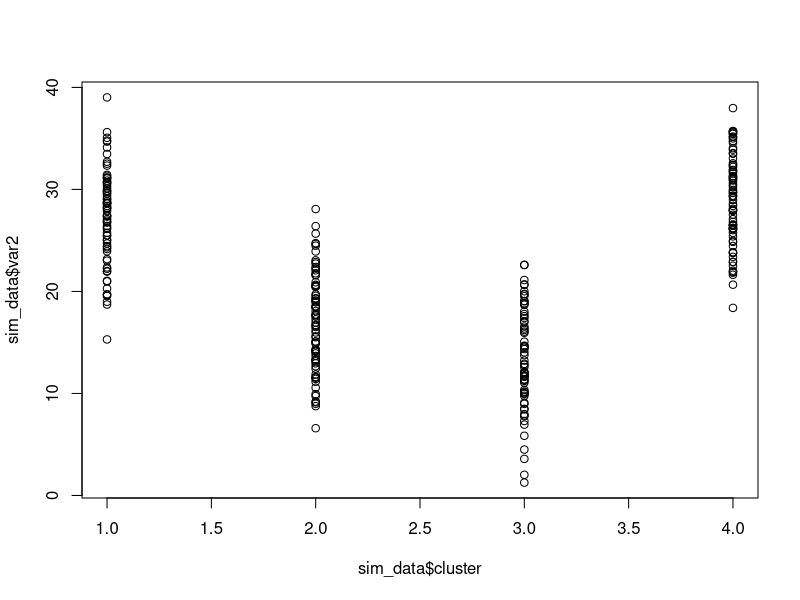
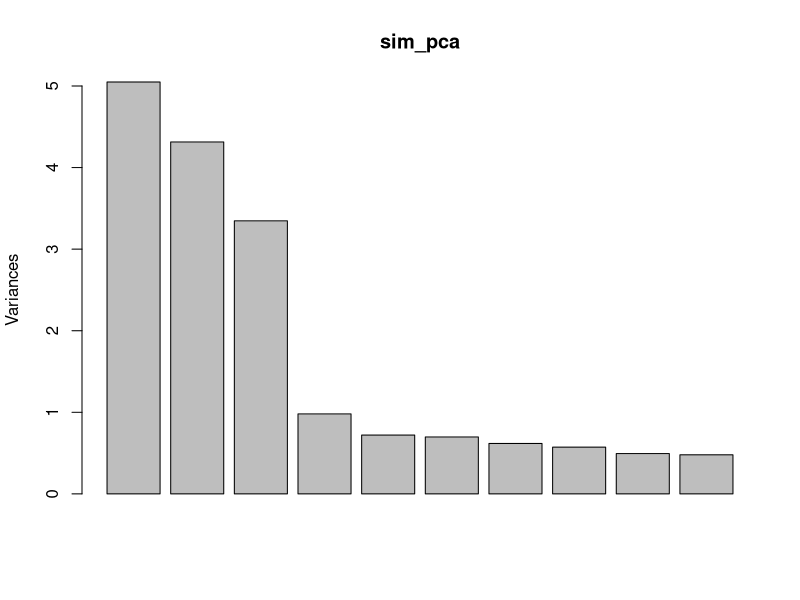
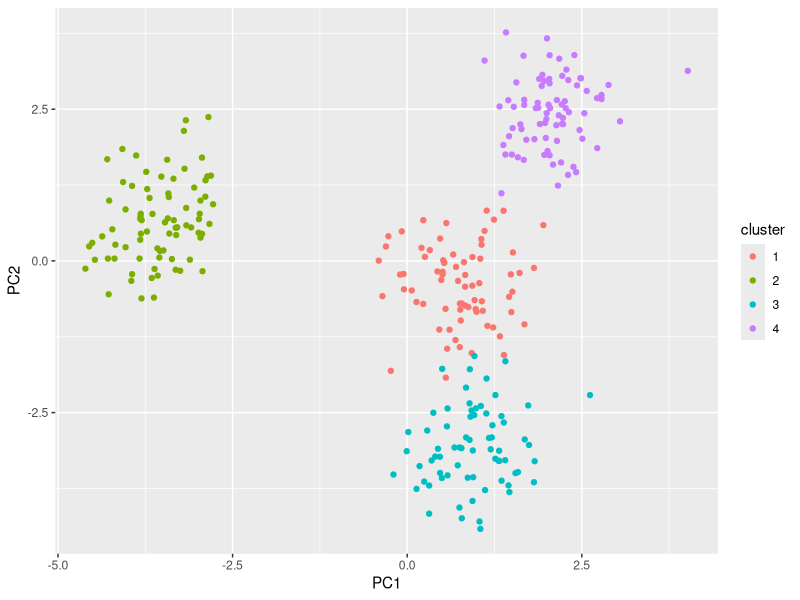

Write R code to recreate these figures, in order.
# script to simulate data
# simulates K groups with roughly equal sample sizes

library(ggplot2)

# working directory
wd = "H:/NearLab/PhenoDelimit/example"

# how many clusters to generate?
true_clust = 4
# how many samples total?
samples = 300
# how many variables to generate?
nVar = 20
# normal distribution sd range
var_sd_min = 1
var_sd_max = 10
# variable normal distribution mean min and max
var_mean_min = 5
var_mean_max = 30

# generate variable normal distribution means
temp <- list()
for(i in 1:true_clust){
  temp[[i]] <- runif(nVar, var_mean_min, var_mean_max) # choose random value from uniform distribution between var_mean_min and var_mean_max
}
var_means <- as.data.frame(do.call(rbind, temp))

# generate variable normal distribution standard deviations, use same sd for each variable
var_sds <- runif(nVar, var_sd_min, var_sd_max) # choose random value from uniform distribution between var_sd_min and var_sd_max

# generate draws from normal distribution for each sample
sim_data <- data.frame()
# for each sample
for(i in 1:samples){
  sim_clust = sample(1:true_clust, 1) # choose a random cluster
  sim_data[i,1] <- sim_clust
  for(j in 1:nVar){
    sim_data[i,j+1] <-rnorm(1, mean=var_means[sim_clust,j], sd=var_sds[j]) # generate draw from normal distribution of approporate cluster
  }
}
colnames(sim_data) <- c("cluster", paste("var", c(1:nVar), sep=""))

# quick plot of one variable
plot(sim_data$cluster, sim_data$var2)

# basic PCA of simulated data, show PC1 and PC2
sim_pca <- prcomp(sim_data[,2:(nVar+1)], center=TRUE, scale=TRUE)
screeplot(sim_pca)
plot_data <- cbind(cluster=as.factor(sim_data$cluster), as.data.frame(sim_pca$x))
p <- ggplot(data=plot_data, aes(x=PC1, y=PC2, color=cluster)) +
  geom_point()
p

# write simulated data to file
setwd(wd)
write.table(sim_data[,2:(nVar+1)], file = "sim_data.txt", quote=FALSE, row.names = FALSE)

# create a few "delimitation models" to test
# ONLY WORKS FOR true_clust=4

# merge clusters 1 + 2 (3 groups total)
m3 <- replace(sim_data$cluster, sim_data$cluster == 1, 2)
# merge clusters 1 + 2 and 3 + 4 (2 groups total)
m2 <- replace(m3, m3==4, 3)
# randomly split cluster 4 into 2 clusters (5 groups total)
m4 <- sim_data$cluster
m4[sample(which(sim_data$cluster == 4), length(which(sim_data$cluster == 4))/2)] <- 5
# randomly take samples from clusters 3 and 4 and create a new cluster (5 groups total)
m5 <- sim_data$cluster
matches <- which(sim_data$cluster == 4 | sim_data$cluster == 3)
m5[sample(matches, length(matches)/2)] <- 5
# keep 4 clusters but randomize cluster assignment (4 groups total)
m6 = sample(sim_data$cluster)

# combine all models and write to file
models <- as.data.frame(cbind(m1=sim_data$cluster, m2=m2, m3=m3, m4=m4, m5=m5, m6=m6))
setwd(wd)
write.table(models, file = "sim_models.txt", quote=FALSE, row.names = FALSE)

